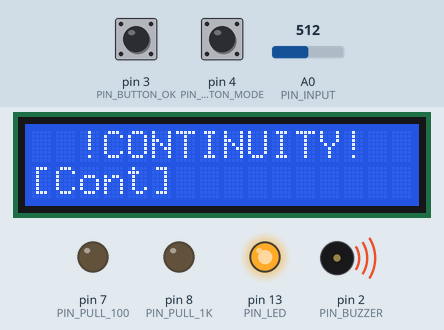
Recording of a program running on a simulated Arduino Nano, built with avr-gcc and run on an emulated ATmega328P. Parts: 16×2 character LCD, output pins drawn as LEDs (lit = HIGH), buzzer (waves = sounding). The inputs (shaded band) are chosen by the test bench; at power-on: pin 3 (PIN_BUTTON_OK) HIGH, pin 4 (PIN_BUTTON_MODE) HIGH, A0 (PIN_INPUT) = 512. What the program prints to the serial monitor is not drawn.

Above: at 1.2 s.
1.3 s: pin 3 (PIN_BUTTON_OK) pulled LOW for 0.15 s
At 1.46 s:
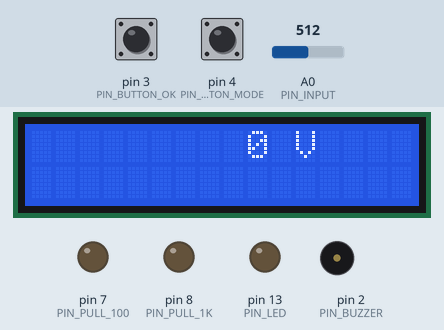
At 2.8 s:
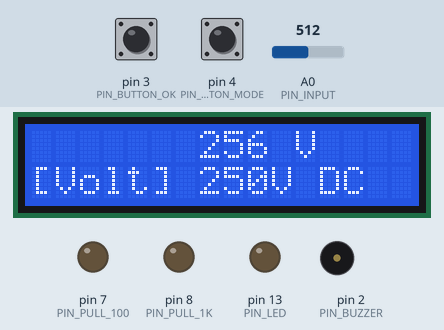
Timing chart, 0 to 3.2 s (numbered marks = the images above; inputs shaded):
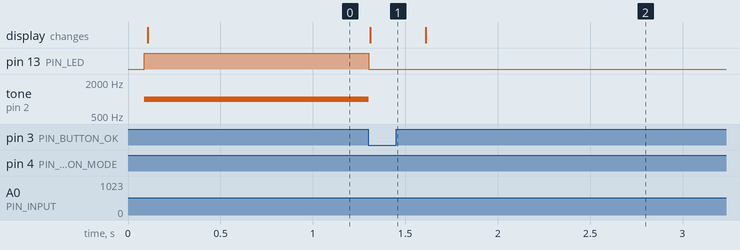

The program:

main.cpp
```cpp
// (licence header left out)
#include <Arduino.h>

#include "continuity.h"
#include "hardware.h"
#include "lcd.h"
#include "menu.h"
#include "voltmeter.h"

uint8_t last_mode = -1;
menu::Item mode_selection;

void setup() {
    pinMode(PIN_BUZZER, OUTPUT);
    pinMode(PIN_BUTTON_MODE, INPUT_PULLUP);
    pinMode(PIN_BUTTON_OK, INPUT_PULLUP);
    pinMode(PIN_LED, OUTPUT);
    pinMode(PIN_INPUT, INPUT);

    mode_selection = menu::Item(4, PSTR("ContVolt"));
    menu::set(0, &mode_selection);

    Serial.begin(9600);
    Serial.println(F("----- RESET -----"));

    lcd_init();
}

void loop() {
    menu::loop();

    const auto mode = mode_selection.value;
    const auto should_setup = mode != last_mode;
    last_mode = mode;

    if (mode == 0) {
        if (should_setup)
            continuity::setup();
        continuity::loop();
    } else if (mode == 1) {
        if (should_setup)
            voltmeter::setup();
        voltmeter::loop();
    }
}
```

continuity.cpp
```cpp
// (licence header left out)
#include "continuity.h"

#include <Arduino.h>

#include "hardware.h"
#include "lcd.h"
#include "menu.h"

namespace continuity {
constexpr int TARGET_READING =
    static_cast<int>(1023 * R_INPUT / (R_INPUT + R_PULL_4K7));
constexpr int SENSITIVITY = 5;
bool last_value = false;

void setup() {
    lcd.clear();
    reset_pins();
    menu::set(1, nullptr);
    last_value = false;
    pinMode(PIN_PULL_4K7, OUTPUT);
    digitalWrite(PIN_PULL_4K7, HIGH);
}

void loop() {
    const bool value = analogRead(PIN_INPUT) <= TARGET_READING + SENSITIVITY;

    if (value != last_value) {
        if (value) {
            buzz_on();
        } else {
            buzz_off();
        }

        lcd.setCursor(2, 0);
        lcd.print(value ? "!CONTINUITY!" : "            ");
    }

    last_value = value;
}
} // namespace continuity
```

continuity.h
```cpp
// (licence header left out)
#ifndef MINIMETER_CONTINUITY_H
#define MINIMETER_CONTINUITY_H

namespace continuity {
void setup();

void loop();
} // namespace continuity

#endif
```

hardware.cpp
```cpp
// (licence header left out)
#include "hardware.h"

#include <Arduino.h>

namespace {
constexpr unsigned int BUZZ_FREQUENCY = 1000;
uint8_t last_input = 0;
} // namespace

void reset_pins() {
    buzz_off();
    pinMode(PIN_INPUT, INPUT);
    pinMode(PIN_PULL_4K7, INPUT);
    pinMode(PIN_PULL_1K, INPUT);
    pinMode(PIN_PULL_100, INPUT);
}

void buzz_on() {
    digitalWrite(PIN_LED, HIGH);
    tone(PIN_BUZZER, BUZZ_FREQUENCY);
}

void buzz_off() {
    digitalWrite(PIN_LED, LOW);
    noTone(PIN_BUZZER);
}

uint8_t poll_input() {
    const uint8_t inverted =
        digitalRead(PIN_BUTTON_MODE) | (digitalRead(PIN_BUTTON_OK) << 1);
    const uint8_t current = inverted ^ (BTN_SEL | BTN_OK);
    // Debounce: require 2 readings in a row
    const uint8_t result = last_input & current;
    last_input = current;
    return result;
}
```

hardware.h
```cpp
// (licence header left out)
#ifndef MINIMETER_HARDWARE_H
#define MINIMETER_HARDWARE_H

#include <Arduino.h>

/// Pin numbers.
enum Pin : uint8_t {
    PIN_BUZZER = 2,
    PIN_BUTTON_OK = 3,
    PIN_BUTTON_MODE = 4,
    PIN_LED = LED_BUILTIN,
    PIN_INPUT = A0,
    PIN_PULL_4K7 = 9,
    PIN_PULL_1K = 8,
    PIN_PULL_100 = 7,
};

/// Resistance of the input pin.
constexpr float R_INPUT = 10000.0F;
constexpr float R_PULL_4K7 = 4700.0F;
constexpr float R_PULL_1K = 1000.0F;
constexpr float R_PULL_100 = 100.0F;

enum Input : uint8_t {
    BTN_SEL = 0x1,
    BTN_OK = 0x2,
};

void reset_pins();

void buzz_on();

void buzz_off();

uint8_t poll_input();

#endif
```

menu.cpp
```cpp
// (licence header left out)
#include "menu.h"

#include "hardware.h"
#include "lcd.h"

namespace menu {
constexpr uint8_t MAX_ITEMS = 4;

Item* items[MAX_ITEMS] = {nullptr};
uint8_t selected_index = 0;
uint8_t last_input = 0;
bool is_dirty = true;

void Item::read_current_choice(char* out) const {
    strncpy_P(out, get_current_choice(), width);
    out[width] = '\0';
}

namespace {
bool choice_is_overflowed(const Item& item) {
    auto chr = pgm_read_byte_near(item.get_current_choice());
    return chr == '\0';
}

void print_menu() {
    lcd.setCursor(0, 1);

    for (uint8_t i = 0; i < MAX_ITEMS; i++) {
        const Item* item = items[i];
        if (item == nullptr) {
            break;
        }

        char choice[16];
        item->read_current_choice(choice);

        if (selected_index == i) {
            lcd.print("[");
        } else {
            lcd.print(" ");
        }
        lcd.print(choice);
        if (selected_index == i) {
            lcd.print("]");
        } else {
            lcd.print(" ");
        }
    }

    lcd.print("                ");
}
} // namespace

void set(const uint8_t index, Item* item) {
    items[index] = item;
    is_dirty = true;
}

void loop() {
    if (is_dirty) {
        print_menu();
        is_dirty = false;
    }

    const auto input = poll_input();
    const uint8_t new_input = input & ~last_input;

    if (new_input & BTN_SEL) {
        selected_index++;
        is_dirty = true;
    }

    if (items[selected_index] == nullptr) {
        selected_index = 0;
        is_dirty = true;
    }

    if (new_input & BTN_OK) {
        Item* item = items[selected_index];
        if (item != nullptr) {
            item->value++;
            if (choice_is_overflowed(*item)) {
                item->value = 0;
            }
            is_dirty = true;
        }
    }

    last_input = input;
}

} // namespace menu
```

menu.h
```cpp
// (licence header left out)
#ifndef MINIMETER_MENU_H
#define MINIMETER_MENU_H

#include <Arduino.h>

namespace menu {

/**
 * Represents a selectable item with multiple choices.
 *
 * Each item maintains a value, corresponding to the current selected choice,
 * and a set of choices, provided as a character array.
 */
struct Item {
    /// The currently selected index.
    uint8_t value = 0;
    uint8_t width = 1;
    const char* choices = nullptr;

    explicit Item() : choices(PSTR("")) {}
    explicit Item(const uint8_t width, const char* choices)
        : width(width), choices(choices) {}

    /**
     * Retrieves the currently selected choice from the list of choices.
     *
     * @return A pointer to program space, representing the current choice
     * string.
     */
    const char* get_current_choice() const { return choices + value * width; }

    /**
     * Retrieves the currently selected choice and writes it into the provided
     * output buffer.
     *
     * @param out A character buffer to store the current choice string. The
     * buffer must have space for at least 7 characters (6 for the choice and 1
     * for the null terminator).
     */
    void read_current_choice(char* out) const;
};

void set(uint8_t index, Item* item);

void loop();

} // namespace menu

#endif
```

voltmeter.cpp
```cpp
// (licence header left out)
#include "voltmeter.h"

#include <Arduino.h>

#include "hardware.h"
#include "lcd.h"
#include "menu.h"

namespace {
constexpr float SELF_VOLTAGE = 5.06F;
constexpr int NUM_MEASUREMENTS = UINT8_MAX + 1;

menu::Item mode;
uint8_t counter = 0;
float accumulator = 0.0F;
bool is_reverse = false;

constexpr float calculate_factor(const float resistance) {
    return (R_INPUT / resistance + 1.0F) * (SELF_VOLTAGE / 1023.0F);
}

float setup_pins() {
    reset_pins();

    const uint8_t reference = is_reverse ? HIGH : LOW;

    if (mode.value == 2) {
        pinMode(PIN_PULL_4K7, OUTPUT);
        digitalWrite(PIN_PULL_4K7, reference);
        return calculate_factor(R_PULL_4K7);
    }

    if (mode.value == 1) {
        pinMode(PIN_PULL_1K, OUTPUT);
        digitalWrite(PIN_PULL_1K, reference);
        return calculate_factor(R_PULL_1K);
    }

    pinMode(PIN_PULL_100, OUTPUT);
    digitalWrite(PIN_PULL_100, reference);
    return calculate_factor(R_PULL_100);
}
} // namespace

namespace voltmeter {
void setup() {
    lcd.clear();
    mode = menu::Item(7, PSTR("250V DC 40V DC 10V DC"));
    menu::set(1, &mode);
    counter = 0;
    accumulator = 0.0F;
}

void loop() {
    const float factor = setup_pins();

    // Account for stray capacitance that makes the digitalWrites a bit slow
    delayMicroseconds(30);

    if (counter == 0) {
        // Report the measurement
        const float voltage = accumulator / NUM_MEASUREMENTS;
        accumulator = 0.0F;

        lcd.setCursor(4, 0);
        char buffer[8];
        dtostrf(voltage, 6, mode.value, buffer);
        for (uint8_t i = strlen(buffer); i < 6; i++) {
            lcd.print(" ");
        }
        lcd.print(buffer);
        lcd.print(" V");
    }

    const int reading = analogRead(PIN_INPUT);
    if (is_reverse) {
        const float voltage = (reading - 1023) * factor + SELF_VOLTAGE;
        if (voltage <= 0.0F) {
            accumulator += voltage;
        } else {
            is_reverse = false;
        }
    } else {
        const float voltage = reading * factor;
        if (reading != 0) {
            accumulator += voltage;
        } else {
            is_reverse = true;
        }
    }
    counter++;
}
} // namespace voltmeter
```

voltmeter.h
```cpp
// (licence header left out)
#ifndef MINIMETER_VOLTMETER_H
#define MINIMETER_VOLTMETER_H

namespace voltmeter {
    void setup();

    void loop();
}

#endif
```

lcd.cpp
```cpp
// (licence header left out)
#include "lcd.h"

#include <Arduino.h>
#include <LiquidCrystal_I2C.h>

constexpr bool DEBUG = false;
constexpr uint8_t LCD_ADDRESS = 0x27;

LiquidCrystal_I2C lcd(LCD_ADDRESS, 16, 2);

void lcd_init() {
    if (DEBUG) {
        Wire.begin();
        Serial.println("Scanning...");
        for (uint8_t addr = 1; addr < 127; addr++) {
            Wire.beginTransmission(addr);
            if (Wire.endTransmission() == 0) {
                Serial.print("Found device at address 0x");
                Serial.println(addr, HEX);
            }
        }
        Serial.println("Scan complete.");
        Wire.end();
    }

    lcd.init();
    lcd.backlight();
}
```

lcd.h
```cpp
// (licence header left out)
#ifndef MINIMETER_LCD_H
#define MINIMETER_LCD_H

#include <LiquidCrystal_I2C.h>

extern LiquidCrystal_I2C lcd;

void lcd_init();

#endif
```

Measured:
- after the input at 1.3 s, pin 13 (PIN_LED): HIGH → LOW at once; tone on pin 2 (PIN_BUZZER): 1000 Hz → silent at once; the display: changes at once (image 1)
